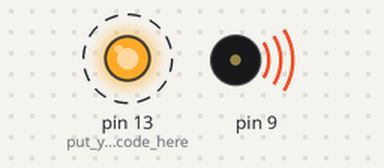
A sketch run on a simulated Arduino Uno, built with avr-gcc and run on an emulated ATmega328P. Parts: output pins drawn as LEDs (lit = HIGH), buzzer (waves = sounding). Dashed ring = blinking.

Above: at 0.1 s.
Timing chart, 0 to 3.0 s (numbered marks = the images above):
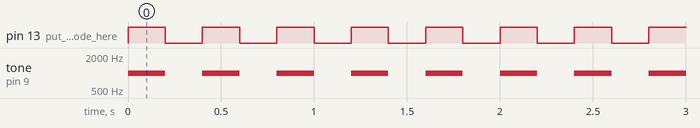

Measured:
- by itself, pin 13 (put_your_setup_code_here): alternates HIGH for 0.20 s and LOW for 0.20 s
- by itself, tone on pin 9: alternates 1000 Hz for 0.20 s and silent for 0.20 s

The sketch:

ABlinkingLEDCircuit.ino
```cpp
void setup() {
pinMode(13,OUTPUT);  // put your setup code here, to run once:

}
void loop() {
// put your main code here, to run repeatedly:
digitalWrite(13,HIGH);
tone(9,1000);
delay(200);
digitalWrite(13,LOW);
noTone(9);
delay(200);
}
```
